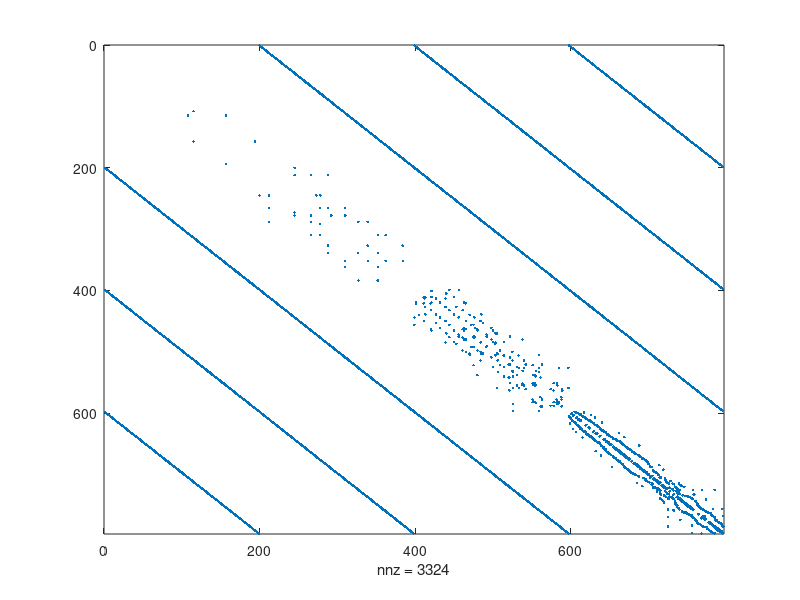

The MATLAB source for this figure: (Note: this script raises an error after producing the figure.)
% Description: compares Gauss quadrature bounds on resolvent-based subgraph
% centrality to the 'exact' quantity computed with the backslash for the
% weighted Scotland Yard network and plots the approximation errors. The
% upper Gauss--Radau bound  is displayed in [1, Fig. 7].
% 
% [1] Bergermann, K. & Stoll, M. (2021) Fast computation of matrix 
% function-based centrality measures for layer-coupled multiplex networks. 
% https://arxiv.org/abs/2104.14368v3
% 
% Kai Bergermann, 2021

%% load subroutines
addpath('../subroutines')
addpath('../subroutines/funm_kryl')

%% load intra-layer adjacency matrices
weighted_edges=1;
switch weighted_edges
    case 0
        load data/scotlandyard_adjacency.mat
        A_layer_adjacencies = A;
    case 1
        load data/scotlandyard_adjacency_weighted.mat
        A_layer_adjacencies=A_weighted;
end

% extract network size
L=size(A_layer_adjacencies,2);
n=size(A_layer_adjacencies{1},1);
nL=n*L;

%% choose inter-layer coupling
interlayer_type=1;
switch interlayer_type
    case 1 % all-to-all (self-edges excluded)
        interlayer_adjacency_matrix = sparse(ones(L)-eye(L));
    case 2 % all-to-all including self-edges
        interlayer_adjacency_matrix = ones(L);
    case 3 % temporal (uni-directional [forward])
        interlayer_adjacency_matrix = spdiags([zeros(L,1),ones(L,1)],0:1,L,L);
end

%% assemble supra-adjacency matrix
A_intra = spalloc(nL,nL,nL);
for t=1:L
  ids = (t-1)*n+(1:n);
  A_intra(ids,ids) = A_layer_adjacencies{t}; %intra-layer block matrix
end

omegas = 10^0;

A = A_intra + omegas(1)*kron(interlayer_adjacency_matrix,speye(n));

% spy plot of supra-adjacency matrix
figure(1)
spy(A)

% compute smallest and largest eigenvalue
lambda_min=eigs(A,1,'smallestreal');
lambda_max=eigs(A,1,'largestreal');

%% compute resolvent-based subgraph centrality
alpha=0.5/lambda_max;

% 'exact' result computed with the backslash
SC_res=diag((eye(nL,nL)-alpha*A)\eye(nL,nL));

% specify range of iterations
maxit=2:10;
lower_gauss_resolvent=zeros(nL,length(maxit));
lower_gauss_radau_resolvent=zeros(nL,length(maxit));
upper_gauss_radau_resolvent=zeros(nL,length(maxit));
upper_gauss_lobatto_resolvent=zeros(nL,length(maxit));

% loop over range of iterations to approximate SCres with Gauss
% quadrature rules
for j=1:length(maxit)
    bar=waitbar(0,'Looping over nodes');

    tic
    for i=1:nL
        % set unit vectors as starting vectors
        ei=zeros(nL,1); ei(i)=1;
        % Lanczos tridiagonalization
        T_jp1=lanczos_tridiag(A,ei,maxit(j));
        
        % Compute lower and upper bounds on e_i^T*f(A)*e_i
        lower_gauss_resolvent(i,j)=gauss_resolvent(T_jp1,alpha);
        lower_gauss_radau_resolvent(i,j)=gauss_radau_resolvent(T_jp1,alpha,lambda_min);
        upper_gauss_radau_resolvent(i,j)=gauss_radau_resolvent(T_jp1,alpha,lambda_max);
        upper_gauss_lobatto_resolvent(i,j)=gauss_lobatto_resolvent(T_jp1,alpha,lambda_min,lambda_max);
        waitbar(i/nL,bar);
    end
    close(bar)
    toc
end

%% error plot
figure(2)
semilogy(maxit,max(abs(SC_res-lower_gauss_resolvent)))
hold on
semilogy(maxit,max(abs(SC_res-lower_gauss_radau_resolvent)))
semilogy(maxit,max(abs(SC_res-upper_gauss_radau_resolvent)))
semilogy(maxit,max(abs(SC_res-upper_gauss_lobatto_resolvent)))
hold off

